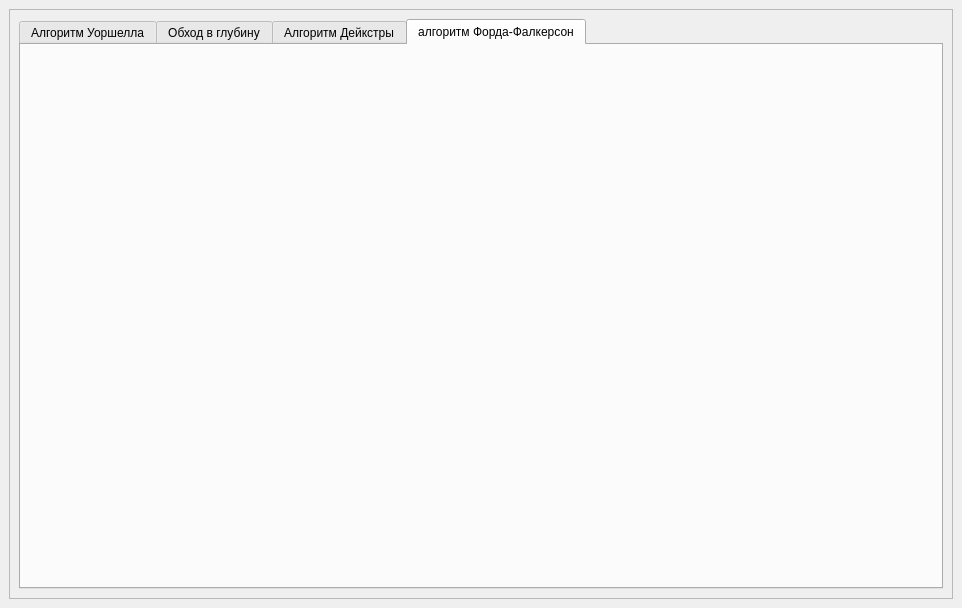
<?xml version="1.0" encoding="UTF-8"?>
<ui version="4.0">
 <class>MainWindow</class>
 <widget class="QMainWindow" name="MainWindow">
  <property name="geometry">
   <rect>
    <x>0</x>
    <y>0</y>
    <width>962</width>
    <height>608</height>
   </rect>
  </property>
  <property name="windowTitle">
   <string>MainWindow</string>
  </property>
  <widget class="QWidget" name="centralwidget">
   <layout class="QHBoxLayout" name="horizontalLayout">
    <item>
     <widget class="QFrame" name="frame">
      <property name="frameShape">
       <enum>QFrame::StyledPanel</enum>
      </property>
      <property name="frameShadow">
       <enum>QFrame::Raised</enum>
      </property>
      <layout class="QVBoxLayout" name="verticalLayout">
       <item>
        <widget class="QTabWidget" name="tabWidget">
         <property name="currentIndex">
          <number>3</number>
         </property>
         <widget class="QWidget" name="tab_1">
          <attribute name="title">
           <string>Алгоритм Уоршелла</string>
          </attribute>
          <layout class="QVBoxLayout" name="verticalLayout_2"/>
         </widget>
         <widget class="QWidget" name="tab_2">
          <attribute name="title">
           <string>Обход в глубину</string>
          </attribute>
          <layout class="QVBoxLayout" name="verticalLayout_12"/>
         </widget>
         <widget class="QWidget" name="tab_3">
          <attribute name="title">
           <string>Алгоритм Дейкстры</string>
          </attribute>
          <layout class="QVBoxLayout" name="verticalLayout_3"/>
         </widget>
         <widget class="QWidget" name="tab_4">
          <attribute name="title">
           <string>алгоритм Форда-Фалкерсон</string>
          </attribute>
          <layout class="QVBoxLayout" name="verticalLayout_4"/>
         </widget>
        </widget>
       </item>
      </layout>
     </widget>
    </item>
   </layout>
  </widget>
 </widget>
 <resources/>
 <connections/>
</ui>
